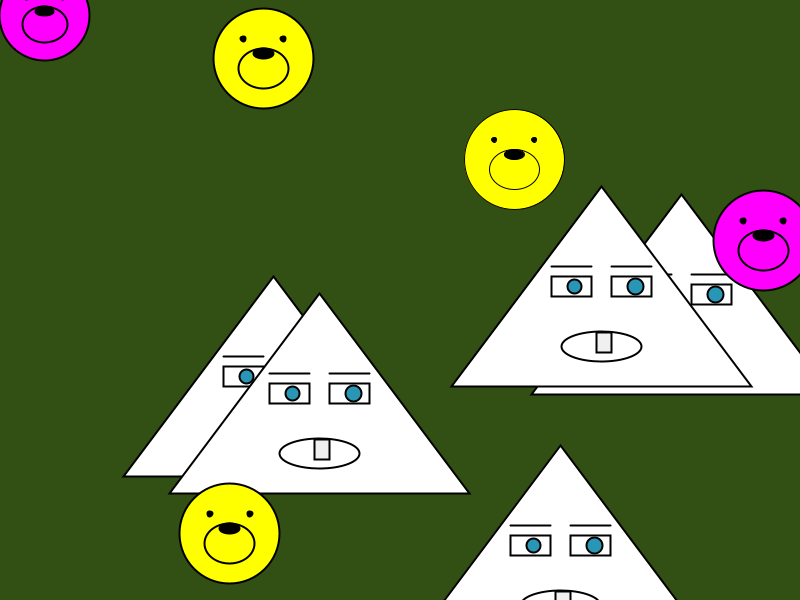
Frame 1 (no input)
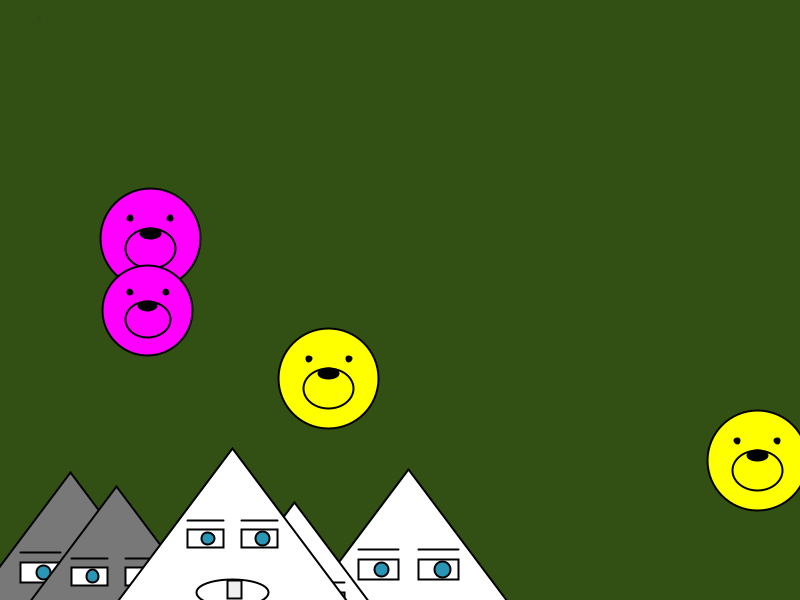
Frame 60 (the mouse pressed at the canvas centre just before this capture)
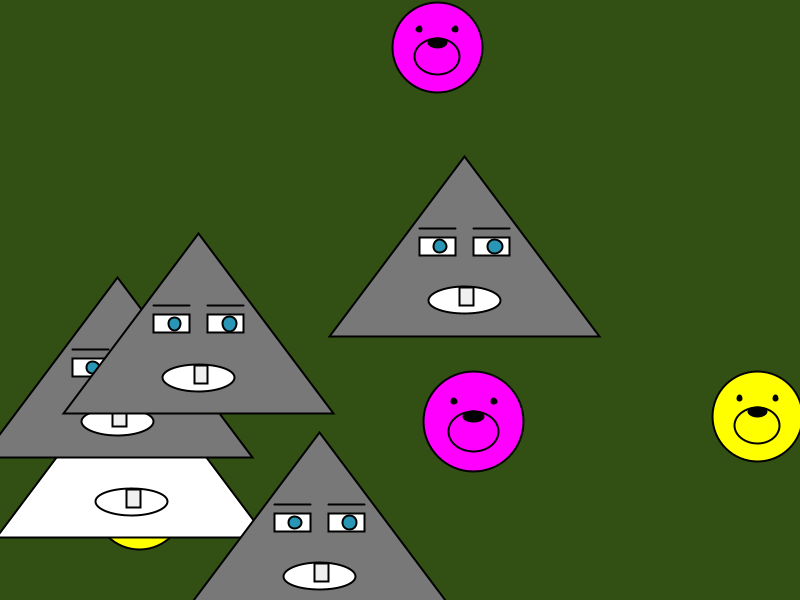
Frame 120 (the mouse held since frame 60 and released just before this capture)

The Processing sketch that drew these frames (run headless with seeded random() and noise(); from frame 60 on, the mouse is pressed at the canvas centre):

// Processing sketch: sprint4
// ── sprint4.pde
int N = 5;

Pet[] pets;
ArtemDude[] guys;

void setup() {
  size(800, 600);

  pets = new Pet[N];
  guys = new ArtemDude[N];

  for (int i = 0; i < N; i++) {
    float startX1 = random(width);
    float startY1 = random(height);
    float startD1 = 10;
    int startC1   = 0;
    float startVX1 = random(-6, -3);
    float startVY1 = random(3, 6);
    pets[i] = new Pet(startX1, startY1, startD1, startVX1, startVY1, startC1);

    float startX2 = random(width);
    float startY2 = random(height);
    float startD2 = 10;
    int startC2   = 0;
    float startVX2 = random(-6, -3);
    float startVY2 = random(3, 6);
    guys[i] = new ArtemDude(startX2, startY2, startD2, startVX2, startVY2, startC2);
  }
}

void draw() {
  background(50, 80, 20);

  // moving all
  for (int i = 0; i < N; i++) {
    pets[i].move();
    guys[i].move();
  }

  // drawing all
  for (int i = 0; i < N; i++) {
    pets[i].show();
    guys[i].show();
  }
}

// ── artem.pde
class ArtemDude {
  float x, y;
  float d;
  float vx, vy;
  int cFlag;

  ArtemDude(float startX, float startY, float startD, float startVX, float startVY, int startC) {
    x = startX;
    y = startY;
    d = startD;
    vx = startVX;
    vy = startVY;
    cFlag = startC;
  }

  void move() {
    if (x > width - 50 || x < 50) {
      vx = -vx;
      cFlag = (cFlag + 1) % 2;
    }
    if (y > height - 50 || y < 50) {
      vy = -vy;
      d = d * 0.9;
    }

    x += vx;
    y += vy;
  }

  void show() {
    if (cFlag == 0) fill(255);
    else            fill(120);

    strokeWeight(2);
    triangle(x-15*d, y+20*d,
             x+15*d, y+20*d,
             x,      y);          // body

    fill(255);
    rect(x-5*d, y+9*d, 4*d, 2*d);  // left eye
    rect(x+1*d, y+9*d, 4*d, 2*d);  // right eye

    stroke(0);
    line(x+1*d,  y+8*d, x+5*d,  y+8*d); // eyebrow right
    line(x-5*d,  y+8*d, x-1*d,  y+8*d); // eyebrow left

    fill(40,150,180);
    circle(x-2.7*d, y+10*d, 1.4*d);     // pupil left
    circle(x+3.4*d, y+10*d, 1.6*d);     // pupil right

    fill(255);
    ellipse(x, y+16*d, 8*d, 3*d);       // mouth

    fill(240);
    rect(x-0.5*d, y+14.6*d, 1.5*d, 2*d); // tooth
  }
}

// ── pet.pde
class Pet {
  float x, y;
  float d;
  float vx, vy;
  int cFlag;

  Pet(float startX, float startY, float startD, float startVX, float startVY, int startC) {
    x = startX;
    y = startY;
    d = startD;
    vx = startVX;
    vy = startVY;
    cFlag = startC;
  }

  void move() {
    if (x > width - 50 || x < 50) {
      vx = -vx;
      cFlag = (cFlag + 1) % 2;
    }
    if (y > height - 50 || y < 50) {
      vy = -vy;
      d = d * 0.9;
    }

    x += vx;
    y += vy;
  }

  void show() {
    if (cFlag == 0) fill(255, 255, 0);
    else            fill(255,   0,255);

    circle(x, y, d*10);                // face
    ellipse(x, y+d, d*5, d*4);         // muzzle

    fill(0);
    ellipse(x, y-0.5*d, d*2, d);       // nose
    circle(x+d*2, y-d*2, 0.5*d);       // right eye
    circle(x-d*2, y-d*2, 0.5*d);       // left eye
  }
}
